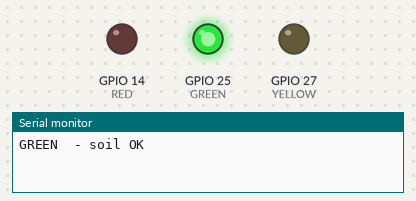
Recording of a sketch running on a simulated ESP32. Shown: output pins drawn as LEDs (lit = HIGH), the last lines printed to the serial monitor.

Above: at 0.5 s.
At 1.5 s:
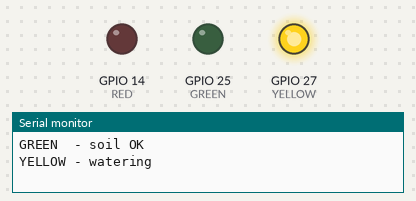
At 5.5 s:
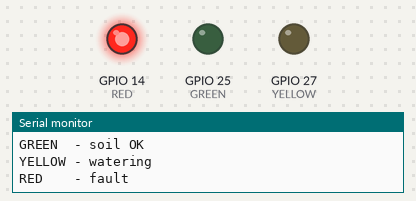
Timing chart, 0 to 6.9 s (numbered marks = the images above):
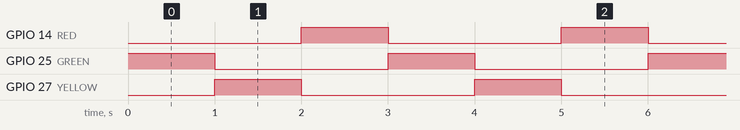

Measured:
- by itself, GPIO 14 (RED), GPIO 25 (GREEN), GPIO 27 (YELLOW): alternates HIGH for 1.0 s and LOW for 2.0 s
- by itself, everything shown: repeats every 3.0 s, in 3 steps

The sketch:

step1_blink.ino
```cpp
// Step 2 - Status LED test
const int GREEN  = 25;
const int YELLOW = 27;
const int RED    = 14;

void setup() {
  Serial.begin(115200);
  pinMode(GREEN, OUTPUT);
  pinMode(YELLOW, OUTPUT);
  pinMode(RED, OUTPUT);
}

void showOnly(int pin, const char* name) {
  digitalWrite(GREEN,  pin == GREEN);
  digitalWrite(YELLOW, pin == YELLOW);
  digitalWrite(RED,    pin == RED);
  Serial.println(name);
  delay(1000);
}

void loop() {
  showOnly(GREEN,  "GREEN  - soil OK");
  showOnly(YELLOW, "YELLOW - watering");
  showOnly(RED,    "RED    - fault");
}
```
